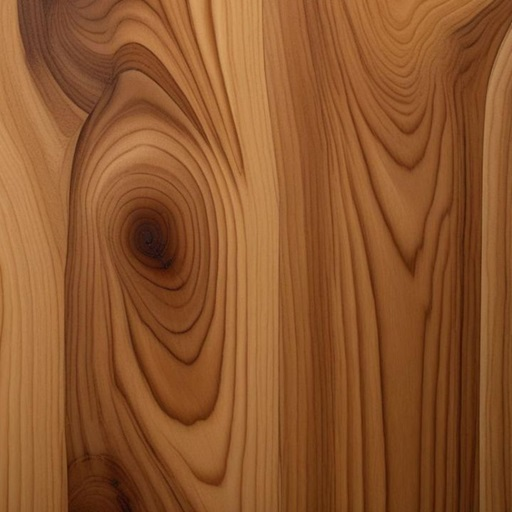
#> input picture woods.jpg, 512 x 512 px
$ python test_intent.py ../woods.jpg   (older library calls are emulated)
#> lines starting #> are read from the running program, lines starting #| are printed output that depends on the picture
### src/terrace_geometry.py
"""
Terrace pipeline: heightfield preprocessing and watertight terrace STL generation.

Preprocessing (formerly machining_filter.py):
  Normalize, downsample, prune high-frequency noise, suppress narrow recesses,
  smooth, terrace-quantize, and optionally compress height for slope limits.
  All operations are deterministic.  Hard constraint: any groove narrower than
  tool_diameter_mm (default 6 mm) cannot be machined and is suppressed.

Geometry (contour-based terrace mesh):
  Quantizes the preprocessed heightfield into N discrete levels and builds a
  watertight stepped mesh with flat horizontal top faces, 90-degree vertical
  risers, flat bottom, and vertical outer-perimeter walls.
"""
from __future__ import annotations

import json
import math
from dataclasses import dataclass, field
from pathlib import Path

import cv2
import numpy as np
import trimesh
from PIL import Image
from scipy.ndimage import gaussian_filter, grey_dilation, grey_erosion, label as ndimage_label, uniform_filter

# ---------------------------------------------------------------------------
# Preprocessing dataclasses
# ---------------------------------------------------------------------------

@dataclass
class TactileIntent:
    """High-level tactile design intent — controls preprocessing behaviour.

    Attributes:
        gamma:          Exponent applied to the normalised heightfield.
                        <1 boosts low relief (soft), >1 emphasises peaks (rough).
        edge_sigma:     Gaussian blur sigma (mm) for step-edge softening.
        morph_strength: Multiplier on tool_radius for morphological opening.
                        <1 = narrower grooves, >1 = wider grooves.
        terrace_steps:  Number of discrete height levels.
        physical_size_mm: Machining size in mm (100-200 typical).
        target_resolution: Output resolution in pixels.
    """
    gamma: float = 1.0
    edge_sigma: float = 1.5
    morph_strength: float = 1.0
    terrace_steps: int = 8
    physical_size_mm: float = 150.0
    target_resolution: int = 512
    stripe_expansion_factor: float = 0.0  # 0=disabled; >0: merge stripes until period >= factor*tool_diameter


@dataclass
class MachiningFilterConfig:
    physical_size_mm: float = 50.0
    max_height_mm: float = 20.0
    tool_radius_mm: float = 3.0        # 6 mm diameter ball-end mill → radius = 3 mm
    max_slope_deg: float = 30.0
    face_limit: int = 500_000
    target_min_feature_factor: float = 1.5
    gaussian_sigma_px: float = 2.0     # prune sigma: 2px = light denoise only
    max_iterations: int = 10
    target_resolution_mode: str = "auto"   # "auto" | "fixed"
    # 0 = auto-compute from physical_size / tool_diameter;
    # 1 = no terracing; ≥2 = explicit step count.
    terrace_steps: int = 0
    # When True: skip Gaussian smoothing, skip height compression.
    # Only normalize + downsample + mild noise prune + morphological opening.
    terrace_mode: bool = False

@dataclass
class MachiningFilterReport:
    input_shape: tuple[int, int] = (0, 0)
    output_shape: tuple[int, int] = (0, 0)
    pixel_size_mm: float = 0.0
    estimated_face_count: int = 0
    max_slope_deg_before: float = 0.0
    max_slope_deg_after: float = 0.0
    min_feature_target_mm: float = 0.0
    min_feature_estimate_mm: float = 0.0
    height_scale_applied: float = 1.0
    smoothing_sigma_px: float = 0.0
    morph_radius_px: float = 0.0
    terrace_steps_applied: int = 0
    passed: bool = False
    issues: list[str] = field(default_factory=list)
    recommendations: list[str] = field(default_factory=list)

# ---------------------------------------------------------------------------
# Preprocessing helper functions
# ---------------------------------------------------------------------------

def normalize_heightfield(hf: np.ndarray) -> np.ndarray:
    """Percentile-based normalization: clip extremes, rescale to [0, 1]."""
    hf = hf.astype(np.float32)
    p_low  = np.percentile(hf, 2)
    p_high = np.percentile(hf, 98)
    hf = np.clip(hf, p_low, p_high)
    hf = (hf - p_low) / (p_high - p_low + 1e-8)
    return hf.astype(np.float32)


# [522 lines left out: functions _remove_heightmap_bias, _enforce_grain_direction, _estimate_grain_period, _apply_grain_periodicity, _stripe_structure_tensor, _mean_stripe_normal and 6 more, not called in this run]

def compute_pixel_size_mm(physical_size_mm: float, resolution: int) -> float:
    """Physical distance per pixel (edge-to-edge: N-1 intervals)."""
    return physical_size_mm / max(resolution - 1, 1)

# [79 lines left out: functions estimate_face_count, estimate_target_resolution_for_face_budget, estimate_slope_map_deg, smooth_by_tool_scale, apply_terracing, not called in this run]

def suppress_narrow_recesses(
    heightfield: np.ndarray,
    tool_radius_px: float,
    orientation_map: np.ndarray | None = None,
    mask: np.ndarray | None = None,
) -> np.ndarray:
    """
    Morphological opening on the inverted heightfield removes grooves and
    concavities narrower than tool_radius_px * 2 pixels (= tool diameter).

    When orientation_map is provided, uses anisotropic (elliptical) structuring
    elements oriented along the local texture direction — avoids creating
    circular arc artefacts at stripe endpoints.

    When mask is provided, those pixels (True = protect) are excluded from
    processing and restored from the original after opening.
    """
    H, W = heightfield.shape
    # Minimum r=2 to have any effect; if radius < 1.5px skip entirely
    if tool_radius_px < 1.5:
        return heightfield.copy()
    r = max(int(math.ceil(tool_radius_px)), 2)
    short_axis = max(r // 4, 1)  # 8px when r=16 (tool_radius_px≈16)

    inv = (1.0 - heightfield).astype(np.float32)

    if orientation_map is not None:
        # Anisotropic: rectangular structuring element per orientation bin.
        # Flat-end mill → rectangular footprint (not elliptical).
        angles_deg = np.rad2deg(orientation_map) % 180.0
        bins = [0, 45, 90, 135]
        inv_opened = np.empty_like(inv)

        for ang in bins:
            # Long rectangle: long axis = 2*r+1, short axis = 2*short_axis+1
            rect_local = np.ones((2 * r + 1, 2 * short_axis + 1), dtype=bool)

            # Rotate rectangle by ang degrees via coordinate mapping
            theta = np.deg2rad(ang)
            cos_t, sin_t = np.cos(theta), np.sin(theta)
            yi, xi = np.ogrid[-r:r + 1, -r:r + 1]
            # Map back to local rectangle coordinates
            xr = cos_t * xi + sin_t * yi
            yr = -sin_t * xi + cos_t * yi
            # Check if mapped coords fall inside the unrotated rectangle
            footprint = (np.abs(xr) <= r) & (np.abs(yr) <= short_axis)
            footprint = footprint.astype(bool)

            # Pixels whose orientation falls in this bin (±22.5°)
            if ang == 0:
                bin_mask = (angles_deg < 22.5) | (angles_deg >= 157.5)
            else:
                bin_mask = (angles_deg >= ang - 22.5) & (angles_deg < ang + 22.5)

            if not np.any(bin_mask):
                continue

            eroded = grey_erosion(inv, footprint=footprint)
            opened = grey_dilation(eroded, footprint=footprint)
            inv_opened[bin_mask] = opened[bin_mask]

        # Pixels not in any bin (shouldn't happen) — use rectangular fallback
        all_bins = np.zeros((H, W), dtype=bool)
        for ang in bins:
            if ang == 0:
                all_bins |= (angles_deg < 22.5) | (angles_deg >= 157.5)
            else:
                all_bins |= (angles_deg >= ang - 22.5) & (angles_deg < ang + 22.5)
        if not np.all(all_bins):
            rect = np.ones((2 * r + 1, 2 * r + 1), dtype=bool)
            fallback = grey_dilation(grey_erosion(inv, footprint=rect), footprint=rect)
            inv_opened[~all_bins] = fallback[~all_bins]
    else:
        # Isotropic: flat-end mill → rectangular structuring element
        rect = np.ones((2 * r + 1, 2 * r + 1), dtype=bool)
        inv_opened = grey_dilation(grey_erosion(inv, footprint=rect), footprint=rect)

    result = np.clip(1.0 - inv_opened, 0.0, 1.0).astype(np.float32)

    # Restore protected regions from original
    if mask is not None:
        result[mask] = heightfield[mask]

    return result

# [323 lines left out: functions prune_high_frequency_content, compress_height_for_slope, detect_knot_holes, filter_heightfield_for_machining, save_report_json, not called in this run]

# ---------------------------------------------------------------------------
# Terrace geometry dataclasses
# ---------------------------------------------------------------------------

@dataclass
class TerraceConfig:
    physical_size_mm: float = 50.0
    max_height_mm: float = 20.0
    base_thickness_mm: float = 3.0
    terrace_steps: int = 12         # number of discrete height levels
    tool_diameter_mm: float = 6.0   # 6 mm ball-end mill — primary hard rule
    mesh_resolution: int = 256      # resize heightfield to this before building mesh
    face_limit: int = 500_000       # warn if exceeded after build

@dataclass
class TerraceReport:
    levels_used: int = 0
    face_count: int = 0
    vertex_count: int = 0
    watertight: bool = False
    min_recess_enforced_mm: float = 0.0
    issues: list[str] = field(default_factory=list)
    passes: bool = False

# ---------------------------------------------------------------------------
# Internal mesh-builder helpers
# ---------------------------------------------------------------------------

# [393 lines left out: functions _quantize, _smooth_contour_edges, _region_aware_quantize, _edge_guided_quantize, _resolve_checkerboard, _enforce_min_recess_width and 1 more, not called in this run]

# ---------------------------------------------------------------------------
# Intent-driven preprocessing (simplified pipeline for MLP integration)
# ---------------------------------------------------------------------------

def preprocess_for_terrace(
    heightfield: np.ndarray,
    tool_diameter_mm: float = 6.0,
    physical_size_mm: float = 150.0,
    target_resolution: int = 512,
    intent: TactileIntent | None = None,
    image_gray: np.ndarray | None = None,
    grain_strength: float = 0.0,
) -> tuple[np.ndarray, np.ndarray | None]:
    """Simplified preprocessing pipeline driven by TactileIntent.

    Steps: normalize → debias → resize → gamma → morph → edge blur → anti-spike.
    Returns (heightfield [0,1] float32, image_gray resized or None).
    Grain smoothing is deferred to the mesh builder (label-level).
    """
    if intent is None:
        intent = TactileIntent()

    # Intent overrides function args when provided
    physical_size_mm = intent.physical_size_mm
    target_resolution = intent.target_resolution

    hf = normalize_heightfield(heightfield)

    # Grain analysis (for period detection and label-layer smoothing)
    # NO CLAHE, NO directional blur on heightmap — these destroy stripe patterns.
    # Grain guidance is applied later at label level via smooth_labels_by_grain().
    periods_px: list[float] = []
    if image_gray is not None and grain_strength > 0.0:
        from grain_modulation import compute_grain_angle, remove_illumination
        image_clean = remove_illumination(
            cv2.resize(image_gray.astype(np.float32), (hf.shape[1], hf.shape[0]),
                       interpolation=cv2.INTER_AREA),
            sigma_illumination=32.0,
        )
        grain_angle, coherence = compute_grain_angle(image_clean)
        mean_angle_deg = float(
            np.degrees(grain_angle[coherence > 0.3].mean())
        ) if (coherence > 0.3).any() else 90.0

        print(f"[grain] mean grain angle: {mean_angle_deg:.1f}°")
        print(f"[grain] mean coherence: {float(coherence.mean()):.3f}")

        # Multi-scale period detection using coherence-weighted sampling
        periods_px = _estimate_grain_period(
            cv2.resize(image_clean, (hf.shape[1], hf.shape[0]),
                       interpolation=cv2.INTER_AREA),
            grain_angle_deg=mean_angle_deg,
            coherence=cv2.resize(coherence, (hf.shape[1], hf.shape[0]),
                                  interpolation=cv2.INTER_AREA),
            n_strips=8,
        )
        print(f"[period] detected periods: {periods_px}")

        # Apply sawtooth modulation to create sub-step grain texture
        hf = _apply_grain_periodicity(
            hf,
            grain_angle_deg=mean_angle_deg,
            periods_px=periods_px,
            n_steps_per_period=3,
            total_steps=intent.terrace_steps,
            strength=0.6,
        )
        hf = np.clip(hf, 0.0, 1.0).astype(np.float32)

        cv2.imwrite("debug_hf_periodic.png", (hf * 255).astype(np.uint8))
        print(f"  [period] sawtooth applied: periods={periods_px} "
              f"n_steps={3} amplitude={3/(intent.terrace_steps-1):.3f}")

    if hf.shape[0] != target_resolution or hf.shape[1] != target_resolution:
        hf = cv2.resize(hf, (target_resolution, target_resolution),
                        interpolation=cv2.INTER_AREA)

    px_size = physical_size_mm / (target_resolution - 1)
    tool_radius_mm = tool_diameter_mm / 2.0
    tool_radius_px = tool_radius_mm / px_size

    # Resize image_gray to match heightfield (for later grain analysis)
    gray_out = None
    if image_gray is not None:
        gray_out = image_gray.astype(np.float32)
        if gray_out.shape[0] != target_resolution or gray_out.shape[1] != target_resolution:
            gray_out = cv2.resize(gray_out,
                                  (target_resolution, target_resolution),
                                  interpolation=cv2.INTER_AREA)

    # Step 0.5: stripe period expansion (optional)
    # Expands dense stripes in the diffusion heightfield to machinable spacing,
    # and returns coherence + direction info used by steps 2 & 3 below.
    _stripe_coherence: np.ndarray | None = None
    _stripe_normal_rad: float = 0.0
    if intent.stripe_expansion_factor > 0.0:
        hf, _stripe_coherence, _stripe_normal_rad = expand_stripe_period(
            hf,
            pixel_size_mm=px_size,
            tool_diameter_mm=tool_diameter_mm,
            target_period_factor=float(intent.stripe_expansion_factor),
            sharpen_strength=0.5,
        )
        hf = np.clip(hf, 0.0, 1.0).astype(np.float32)

    # Step 1: gamma height remapping
    # Clamp gamma to safe range — values < 0.85 compress dynamic range
    # into high end causing step features to flatten out
    gamma_safe = float(np.clip(intent.gamma, 0.85, 1.8))
    hf = np.power(np.clip(hf, 0.0, 1.0), gamma_safe).astype(np.float32)

    # Step 2: morphological opening
    # Skip if morph_strength <= 0.5 to preserve fine rough texture.
    # Skip if dense stripe pattern detected (period < 2x tool diameter).
    # When stripe_expansion_factor > 0: use coherence mask to protect
    # stripe regions from being flattened by the isotropic opening kernel.
    if intent.morph_strength > 0.5:
        stripe_period = periods_px[0] if periods_px else 999
        if stripe_period < tool_radius_px * 4:
            print(f"  [morph] skipped — stripe period {stripe_period:.0f}px "
                  f"< 2x tool diameter {tool_radius_px*2:.0f}px")
        else:
            effective_radius_px = tool_radius_px * intent.morph_strength
            max_radius_px = target_resolution * 0.05
            effective_radius_px = min(effective_radius_px, max_radius_px)
            # Protect high-coherence stripe regions from isotropic opening
            stripe_mask: np.ndarray | None = None
            if _stripe_coherence is not None:
                coh_max = float(_stripe_coherence.max())
                if coh_max > 1e-6:
                    stripe_mask = _stripe_coherence > coh_max * 0.4
                    n_protected = int(stripe_mask.sum())
                    print(f"  [morph] stripe mask: {n_protected} px protected")
            hf = suppress_narrow_recesses(hf, effective_radius_px, mask=stripe_mask)

    # Step 3: edge_sigma
    # When stripe_expansion_factor > 0 and a clear stripe direction is known,
    # use anisotropic blur: normal sigma along stripes, minimal sigma across.
    # This softens step risers along grain without smearing the stripe spacing.
    edge_sigma_px = float(np.interp(intent.edge_sigma, [0.5, 4.5], [0.5, 3.0]))
    if _stripe_coherence is not None and float(_stripe_coherence.mean()) >= 0.05:
        sigma_along  = edge_sigma_px
        sigma_across = max(edge_sigma_px * 0.15, 0.3)  # nearly zero across stripes
        hf = _anisotropic_stripe_blur(hf, _stripe_normal_rad, sigma_along, sigma_across)
        print(f"  [edge_sigma] anisotropic: along={sigma_along:.2f}px  "
              f"across={sigma_across:.2f}px")
    else:
        hf = gaussian_filter(hf.astype(np.float32), sigma=edge_sigma_px)

    # Pre-quantisation smoothing removed —
    # _region_aware_quantize(smoothing_sigma=2.0) handles noise internally.

    return np.clip(hf, 0.0, 1.0).astype(np.float32), gray_out


# ---------------------------------------------------------------------------
# Mesh builder
# ---------------------------------------------------------------------------

# [296 lines left out: functions heightfield_to_terrace_mesh, save_stl, not called in this run]

# ---------------------------------------------------------------------------
# Tactile Saliency Guidance
# ---------------------------------------------------------------------------

@dataclass
class SaliencyConfig:
    # Multi-scale FFT
    fft_scales: list[int] = field(default_factory=lambda: [32, 64, 128])
    fft_stride: int = 16
    fft_energy_threshold: float = 0.20

    # Structure tensor
    structure_sigma: float = 10.0       # smoothing for structure tensor (px)
    tool_angle_deg: float = 0.0         # reference toolpath angle (0 = horizontal)

    # Height range sensitivity
    tool_tolerance_mm: float = 0.05     # height range below this → negligible

    # Gaussian smoothing for weight map
    weight_blur_sigma: float = 8.0

    # Terrace allocation
    terrace_steps_high: int = 12
    terrace_steps_low: int = 4
    saliency_threshold_high: float = 0.65
    saliency_threshold_low: float = 0.30

    # Stripe preservation: expand dense parallel stripes to machinable spacing
    # before the morphological opening step.
    # 0 = disabled; 1.5 = target period = 1.5 × tool_diameter (recommended).
    stripe_expansion_factor: float = 0.0

    # Stripe amplitude boost: amplify the stripe bandpass component to make stripes
    # survive terracing.  Applied before the machining filter whenever coherence > 0.06.
    # 1.0 = no boost; 2.5 = default (stripe amplitude × ~2.5); max useful ≈ 4.0.
    stripe_boost_strength: float = 2.5

@dataclass
class SaliencyReport:
    weight_min: float = 0.0
    weight_max: float = 0.0
    weight_mean: float = 0.0
    high_weight_fraction: float = 0.0
    low_weight_fraction: float = 0.0
    mean_period_px: float = 0.0
    non_periodic_fraction: float = 0.0
    mean_coherence: float = 0.0
    mean_height_range_mm: float = 0.0
    unmachinable_ratio: float = 0.0   # fraction of windows with period < tool_diameter

# [771 lines left out: functions compute_local_structure_tensor, compute_orientation_weight, compute_local_height_range, compute_machinability_weight, detect_knot_mask, three_layer_reconstruction and 3 more, not called in this run]

### scripts/test_intent.py
"""
Test script: run preprocess_for_terrace() with 4 intent anchors,
generate preview images for visual comparison.

Usage:
    python scripts/test_intent.py
    python scripts/test_intent.py --heightmap path/to/any_heightmap.png
"""
from __future__ import annotations

import sys
from pathlib import Path

import numpy as np
from PIL import Image

ROOT = Path(__file__).resolve().parent.parent
if str(ROOT / "src") not in sys.path:
    sys.path.insert(0, str(ROOT / "src"))

from terrace_geometry import TactileIntent, preprocess_for_terrace

DEFAULT_HEIGHTMAP = (
    ROOT.parent / "dataset_split" / "heightmap"
    / "Wood__dark_shiny_wood_1_01_height.png"
)

INTENTS = {
    "rough":   TactileIntent(gamma=2.0, edge_sigma=0.5, morph_strength=0.4,
                             terrace_steps=10, physical_size_mm=150.0),
    "soft":    TactileIntent(gamma=1.0, edge_sigma=4.5, morph_strength=0.8,
                             terrace_steps=8,  physical_size_mm=150.0),
    "hard":    TactileIntent(gamma=1.0, edge_sigma=0.5, morph_strength=0.8,
                             terrace_steps=8,  physical_size_mm=150.0),
    "organic": TactileIntent(gamma=1.3, edge_sigma=2.0, morph_strength=0.8,
                             terrace_steps=8,  physical_size_mm=150.0),
}

OUT_DIR = ROOT / "outputs" / "intent_preview"


def main():
    hmap_path = Path(sys.argv[1]) if len(sys.argv) > 1 else DEFAULT_HEIGHTMAP
    if not hmap_path.exists():
        print(f"ERROR: heightmap not found: {hmap_path}")
        sys.exit(1)

    hf = np.array(Image.open(hmap_path).convert("L"), dtype=np.float32) / 255.0
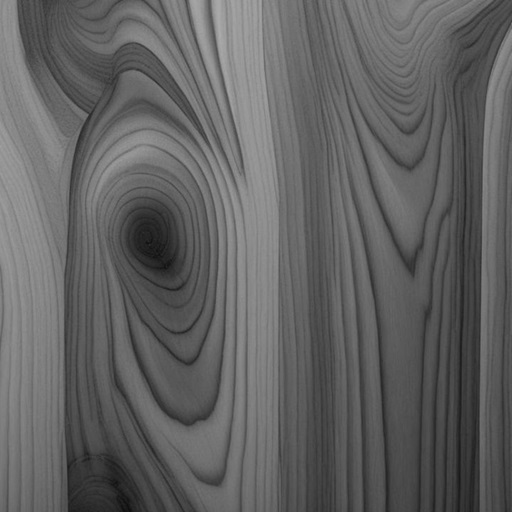
#> hf: shape (512, 512) float32; min 0.0588, max 0.675, mean 0.384
    print(f"Loaded: {hmap_path.name}  shape={hf.shape}")
#| Loaded: woods.jpg  shape=(512, 512)

    OUT_DIR.mkdir(parents=True, exist_ok=True)

    for name, intent in INTENTS.items():
        hf_out, _ = preprocess_for_terrace(hf, intent=intent)
        out_u8 = (hf_out * 255).astype(np.uint8)
        out_path = OUT_DIR / f"preview_{name}.png"
        Image.fromarray(out_u8).save(str(out_path))
        print(f"  {name:8s}: min={hf_out.min():.3f}  max={hf_out.max():.3f}  "
              f"std={hf_out.std():.3f}  -> {out_path.name}")
#> this loop made 4 passes
#|   rough   : min=0.000  max=1.000  std=0.262  -> preview_rough.png
#|   soft    : min=0.000  max=1.000  std=0.223  -> preview_soft.png
#|   hard    : min=0.000  max=1.000  std=0.226  -> preview_hard.png
#|   organic : min=0.000  max=1.000  std=0.247  -> preview_organic.png
#> pass 1, in normalize_heightfield, `hf = (hf - p_low) / (p_high - p_low + 1e-8)`:
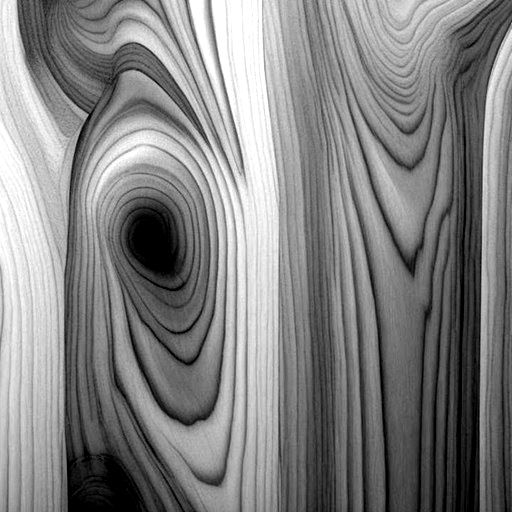
#> hf: shape (512, 512) float32; min 0, max 1, mean 0.514
#> pass 1, in preprocess_for_terrace, `hf = np.power(np.clip(hf, 0.0, 1.0), gamma_safe).astype(np.float32)`:
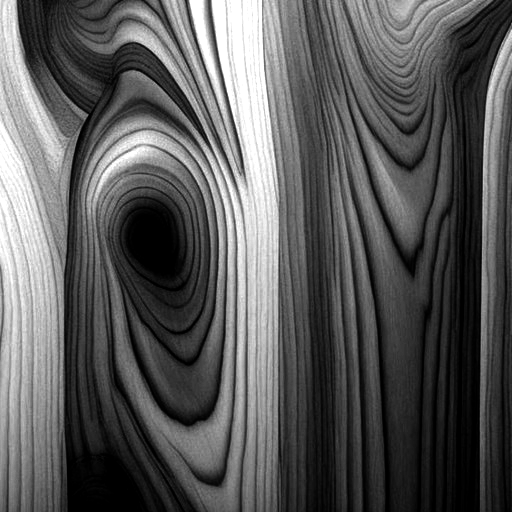
#> hf: shape (512, 512) float32; min 0, max 1, mean 0.352
#> after the loop:
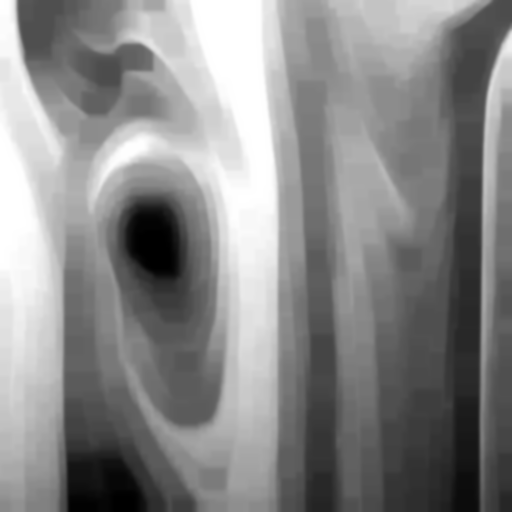
#> hf_out: shape (512, 512) float32; min 0, max 1, mean 0.536

    print(f"\nDone. Check {OUT_DIR}/ for 4 preview images.")


if __name__ == "__main__":
    main()
